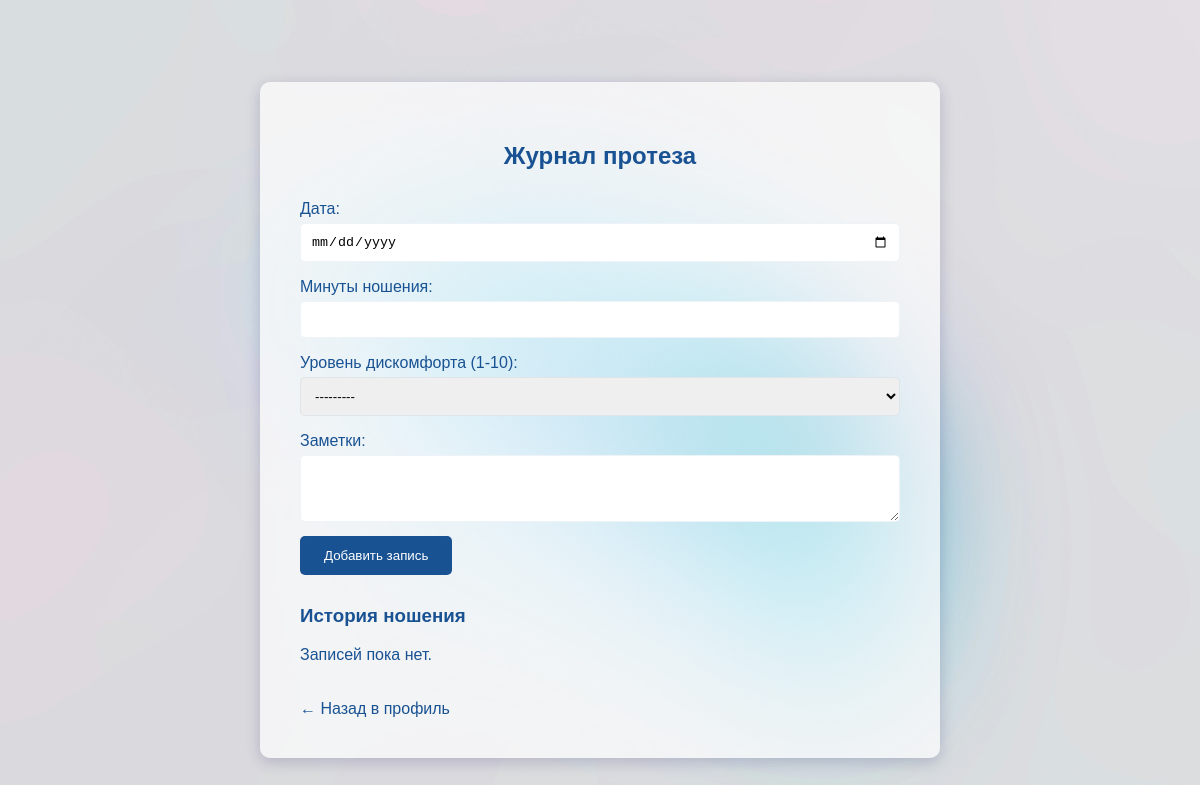
/prosthesis/ (signed in), run on an earlier commit of the app's database.
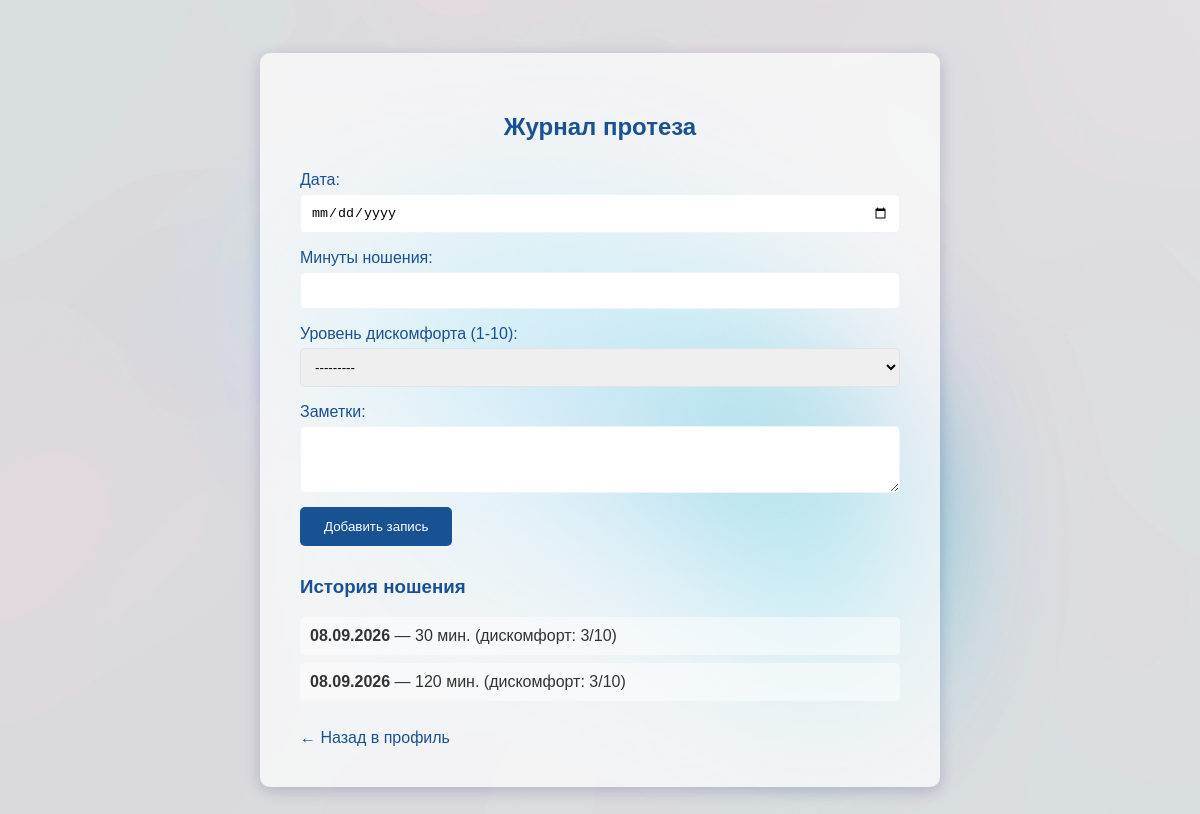
And on a later commit of the database.
### patients/models.py (models this page shows, shortened)
class ProsthesisLog(models.Model):
    patient = models.ForeignKey(PatientProfile, on_delete=models.CASCADE, related_name='prosthesis_logs')
    date = models.DateField(verbose_name='Дата')
    minutes_worn = models.IntegerField(verbose_name='Минуты ношения')
    discomfort_level = models.IntegerField(
        choices=[(i, i) for i in range(1, 11)],
        blank=True,
        null=True,
        verbose_name='Уровень дискомфорта (1-10)'
    )
    notes = models.TextField(blank=True, null=True, verbose_name='Заметки')
    class Meta:
        ordering = ['-date']

### patients/views.py (the view)
# urls.py: path('prosthesis/', views.prosthesis, name='prosthesis'),
@login_required
def prosthesis(request):
    try:
        patient_profile = request.user.patient_profile
    except PatientProfile.DoesNotExist:
        return redirect('profile')
    if request.method == 'POST':
        form = ProsthesisLogForm(request.POST)
        if form.is_valid():
            log = form.save(commit=False)
            log.patient = patient_profile
            log.save()
            return redirect('prosthesis')
    else:
        form = ProsthesisLogForm()
    logs = ProsthesisLog.objects.filter(patient=patient_profile)
    return render(request, 'patients/prosthesis.html', {
        'form': form,
        'logs': logs,
    })

### patients/forms.py
class ProsthesisLogForm(forms.ModelForm):
    class Meta:
        model = ProsthesisLog
        fields = ['date', 'minutes_worn', 'discomfort_level', 'notes']
        widgets = {
            'date': forms.DateInput(attrs={'type': 'date'}),
            'notes': forms.Textarea(attrs={'rows': 3}),
        }

### patients/templates/patients/prosthesis.html (shortened to what this page needs)
{% load static %}
<!DOCTYPE html>
<html lang="ru">
<head>
</head>
<body>
    <div class="container">
        <h2>Журнал протеза</h2>
        <form method="post">
            {{ form.as_p }}
            <button type="submit" class="btn">Добавить запись</button>
        </form>
        <div class="logs-list">
            <h3 style="color: #195293;">История ношения</h3>
            {% for log in logs %}
                <div class="log-item">
                    <strong>{{ log.date|date:"d.m.Y" }}</strong> — {{ log.minutes_worn }} мин.
                    {% if log.discomfort_level %}(дискомфорт: {{ log.discomfort_level }}/10){% endif %}
                </div>
            {% empty %}
                <p style="color: #195293;">Записей пока нет.</p>
            {% endfor %}
        </div>
        <a href="{% url 'profile' %}" class="back">← Назад в профиль</a>
    </div>
</body>
</html>

What changed in the data, as far as the page shows it:
added ProsthesisLog: date "08.09.2026", minutes_worn "30", discomfort_level "3"
added ProsthesisLog: date "08.09.2026", minutes_worn "120", discomfort_level "3"
Also different on the page:
text no longer shown: "Записей пока нет."
